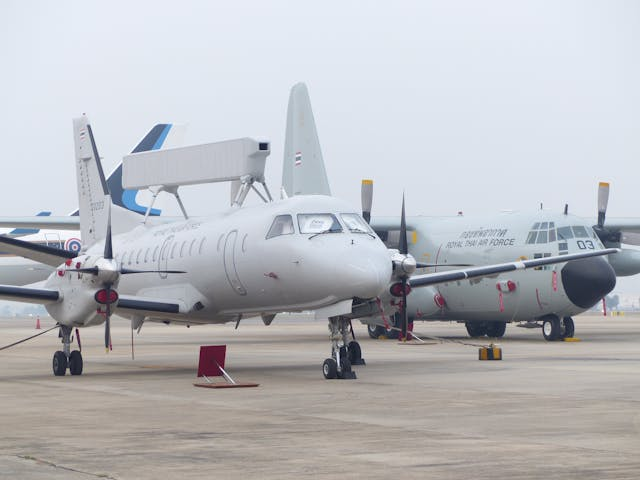
#> input picture data/pexels-saab-340.jpg, 640 x 480 px
$ jupyter execute '2 Blur.ipynb'
#> lines starting #> are read from the running program, lines starting #| are printed output that depends on the picture
<p style="font-family:Roboto; font-size: 28px; color: magenta"> Python for OpenCV: Image Blurring</p>

[cell 1]
'''Image Blurring refers to making the image less clear or distinct.
It is done with the help of various low pass filter kernels'''

<p style="font-family:consolas; font-size: 24px; color: cyan"> Advantages of blurring:</p>

[cell 2]
'''
#It helps in Noise removal. As noise is considered as high pass signal so by the application of low pass filter kernel
# we restrict noise.
#It helps in smoothing the image.
#Low intensity edges are removed.
#It helps in hiding the details when necessary. For e.g. in many cases police deliberately want
# to hide the face of the victim, in such cases blurring is required.
'''

<p style="font-family:Roboto; font-size: 22px; color: orange; text-decoration-line: overline; "> Part: _Important types of blurring:</p>

[cell 3]
'''Gaussian Blurring:Gaussian blur is the result of blurring an image by a Gaussian function.'''
'''Median Blur: The Median Filter is a non-linear digital filtering technique,
often used to remove noise from an image or signal. '''
'''Bilateral Blur: A bilateral filter is a non-linear, edge-preserving, and noise-reducing smoothing filter for images'''

<p style="font-family:Roboto; font-size: 22px; color: orange; text-decoration-line: overline; "> Part: _Load image</p>

[cell 4]
# importing libraries
import cv2
import numpy as np

from matplotlib import pyplot as plt
# Load the image


img = cv2.imread('./data/pexels-saab-340.jpg')
#> img is the input picture: shape (480, 640, 3); mean B, G, R 190.4, 185.9, 184.5

# Add the first image to the figure (top-left position)
plt.subplot(2, 2, 1)  # 2 rows, 2 columns, first position

# Gaussian Blur
Gaussian = cv2.GaussianBlur(img, (7, 7), 0)
plt.imshow(cv2.cvtColor(Gaussian,cv2.COLOR_BGR2RGB))
plt.axis('off')  # Hide the axis labels
plt.title("Gaussian Blurring")  # Optional: Add a title


# Add the second image to the figure (top-right position)
plt.subplot(2, 2, 2)  # 2 rows, 2 columns, second position
# Median Blur
median  = cv2.medianBlur(img, 5)
plt.imshow(cv2.cvtColor(median ,cv2.COLOR_BGR2RGB))
plt.axis('off')  # Hide the axis labels
plt.title("Median Blurring")  # Optional: Add a title

plt.subplot(2, 2, 3)  # 2 rows, 2 columns, third position
## Bilateral Blur
bilateral  = cv2.bilateralFilter(img, 9, 75, 75)
plt.imshow(cv2.cvtColor(bilateral,cv2.COLOR_BGR2RGB))
plt.axis('off')  # Hide the axis labels
plt.title("Bilateral Blur")  # Optional: Add a title

# Add the fourth image to the figure (bottom-right position)
plt.subplot(2, 2, 4)  # 2 rows, 2 columns, fourth position

plt.imshow(cv2.cvtColor(img,cv2.COLOR_BGR2RGB))
plt.axis('off')  # Hide the axis labels
plt.title("Initial Image") # Optional: Add a title

plt.show()
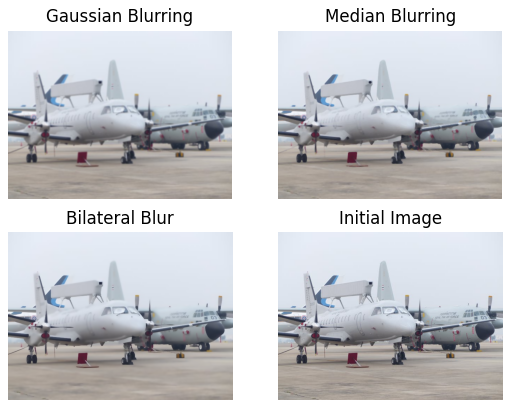
#> figure drawn by matplotlib, 4 panels

[cell 5]
def make_more_vivid(image):
    """Modify the saturation and value of the image."""
    hsv = cv2.cvtColor(image, cv2.COLOR_BGR2HSV)
#> hsv: shape (480, 640, 3); mean H, S, V 80.4, 22.4, 195.2
    hue, saturation, value = cv2.split(hsv)
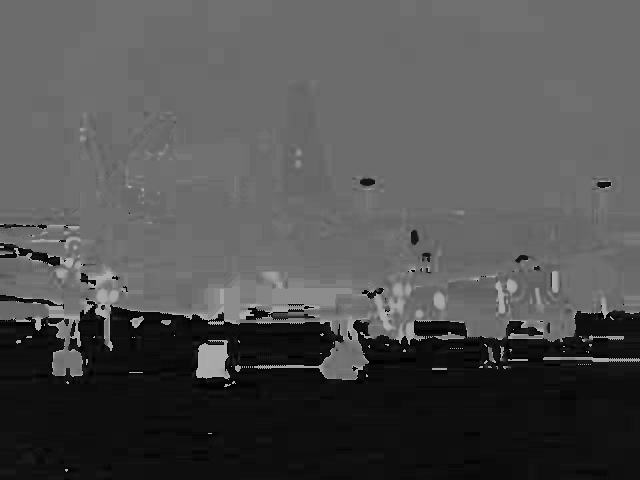
#> hue: shape (480, 640); min 0, max 179, mean 80.4
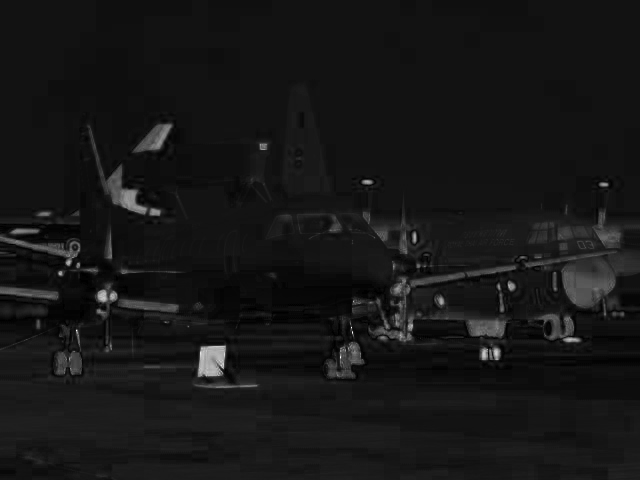
#> saturation: shape (480, 640); min 0, max 255, mean 22.4
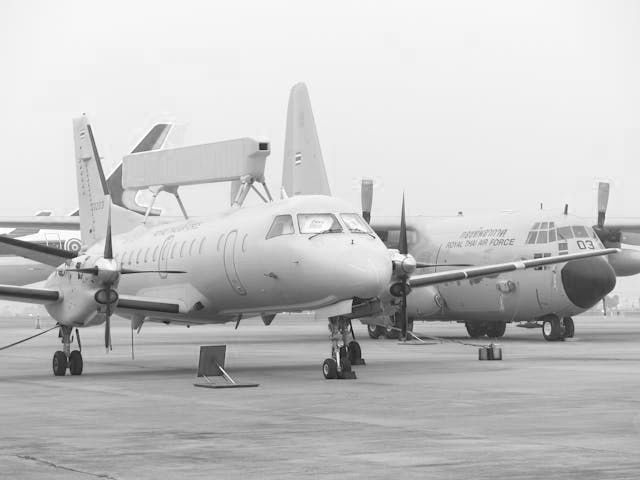
#> value: shape (480, 640); min 7, max 255, mean 195.2

    saturation = np.array(saturation * 1.2, dtype=np.uint16)
    saturation = np.array(np.clip(saturation, 0, 255), dtype=np.uint8)

    value = np.array(value * 1.1, dtype=np.uint16)
    value = np.array(np.clip(value, 0, 255), dtype=np.uint8)
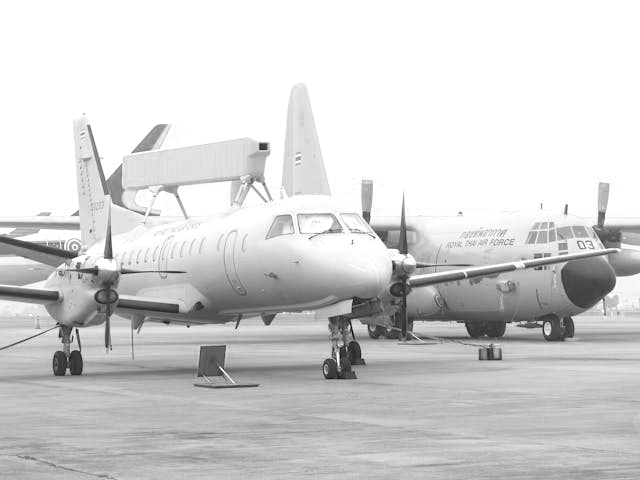
#> value: shape (480, 640); min 7, max 255, mean 210.7

    return cv2.cvtColor(cv2.merge((hue, saturation, value)), cv2.COLOR_HSV2BGR)
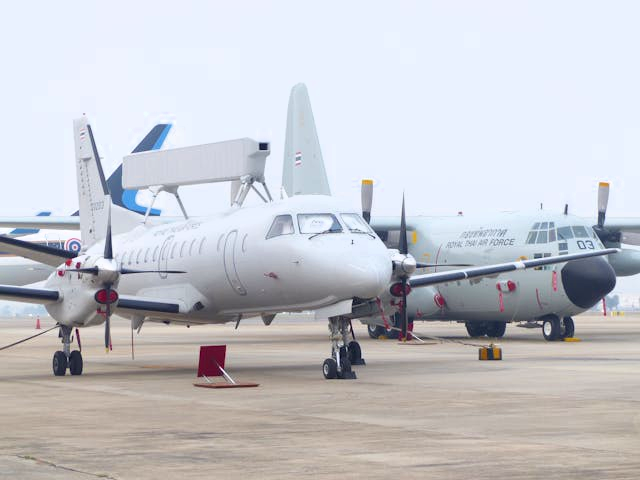
#> returned value: shape (480, 640, 3); mean B, G, R 204.2, 198.3, 197.1

[cell 6]
def process(image):
    """Given an image process it using the process to replicate a lens blur."""

    image = make_more_vivid(image)
    image = cv2.bilateralFilter(image, 9, 150, 150)
    image = cv2.blur(image, (15, 15))
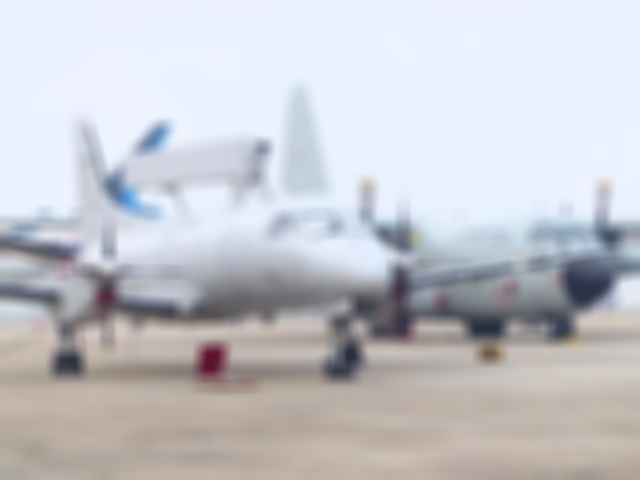
#> image: shape (480, 640, 3); mean B, G, R 204.3, 198.4, 197.1

    return image

[cell 7]
img = cv2.imread('./data/pexels-saab-340.jpg')

# Add the first image to the figure (top-left position)
plt.subplot(1, 2, 1)  # 1 rows, 2 columns, first position

image1 = process(img)
plt.imshow(cv2.cvtColor(image1 ,cv2.COLOR_BGR2RGB))

plt.axis('off')  # Hide the axis labels
plt.title("replicate a lens blur")  # Optional: Add a title


# Add the second image to the figure (top-right position)
plt.subplot(1, 2, 2)  # 1 rows, 2 columns, second position

image2 = make_more_vivid(img)
plt.imshow(cv2.cvtColor(image2 ,cv2.COLOR_BGR2RGB))
plt.axis('off')  # Hide the axis labels
plt.title("make_more_vivid(image)")  # Optional: Add a title

plt.show()
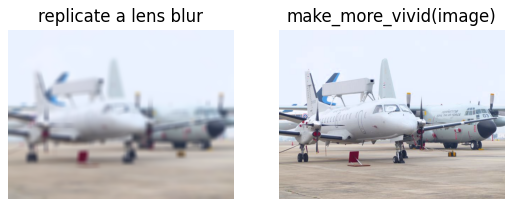
#> figure drawn by matplotlib, 2 panels

$ run again, with data/pexels-saab-39.jpg copied over data/pexels-saab-340.jpg
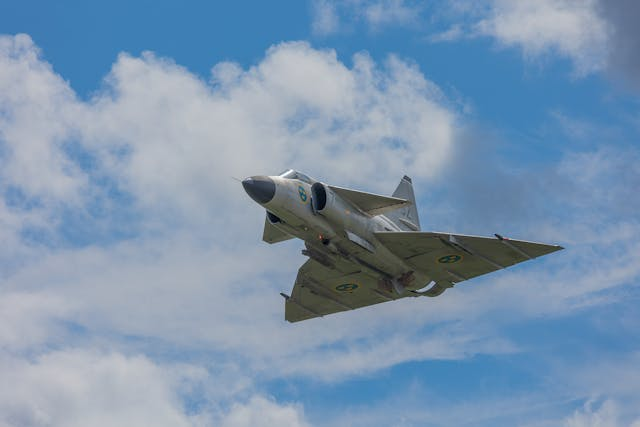
#> input picture data/pexels-saab-39.jpg, 640 x 427 px
#> img is the input picture: shape (427, 640, 3); mean B, G, R 175.5, 149.3, 123.8
#> hsv: shape (427, 640, 3); mean H, S, V 102, 76.2, 176.2
#> in make_more_vivid, `saturation = np.array(np.clip(saturation, 0, 255), dtype=np.uint8)`:
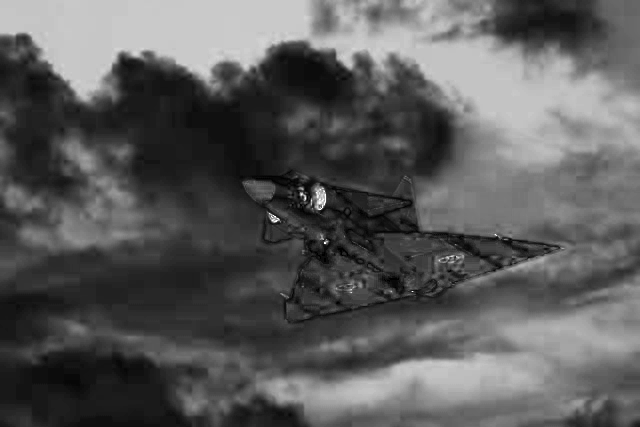
#> saturation: shape (427, 640); min 0, max 255, mean 91
#> `plt.show()`:
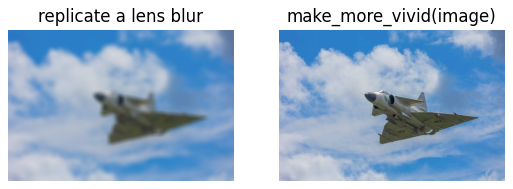
#> figure drawn by matplotlib, 2 panels
